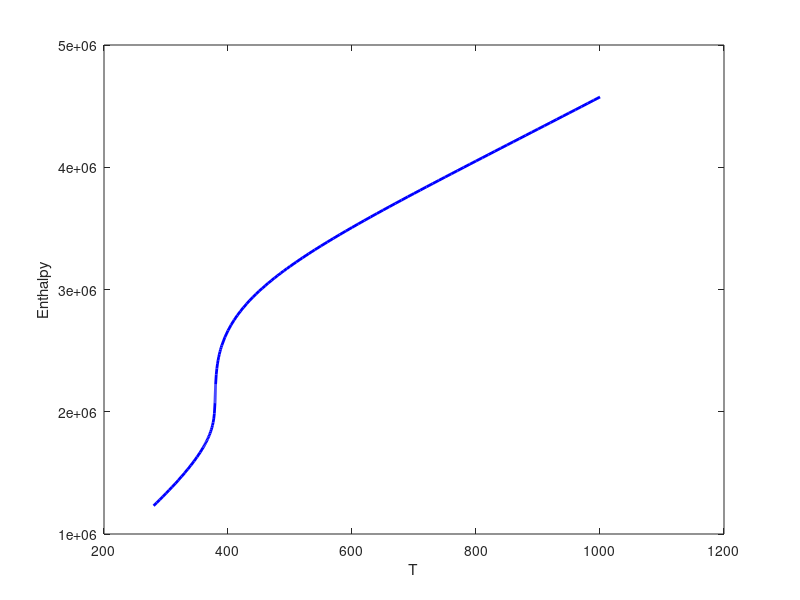
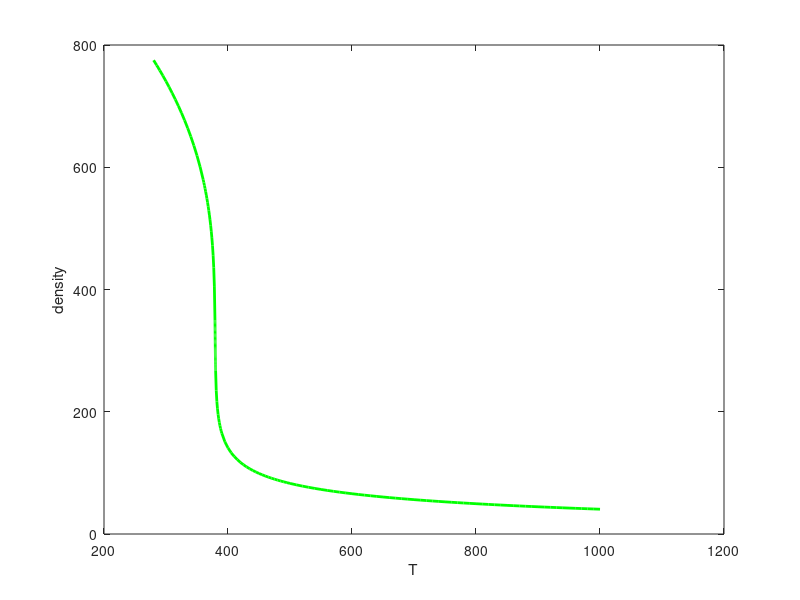
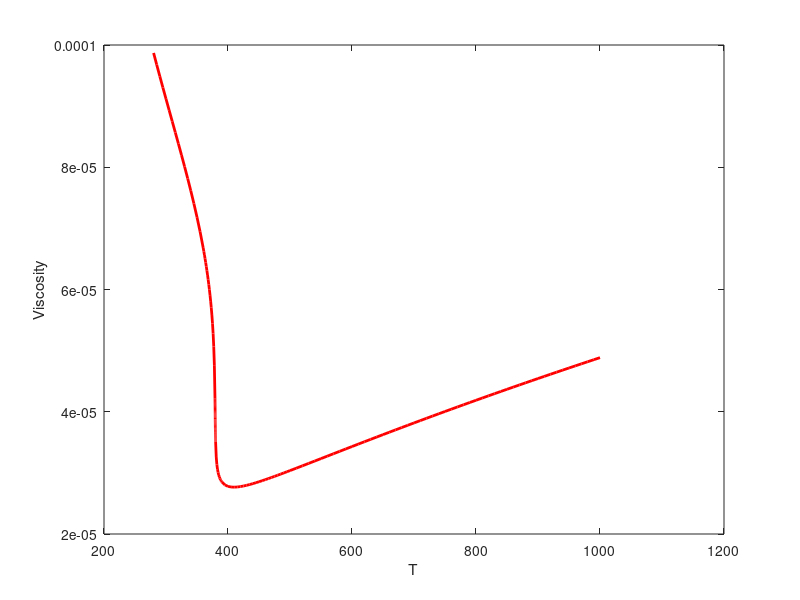
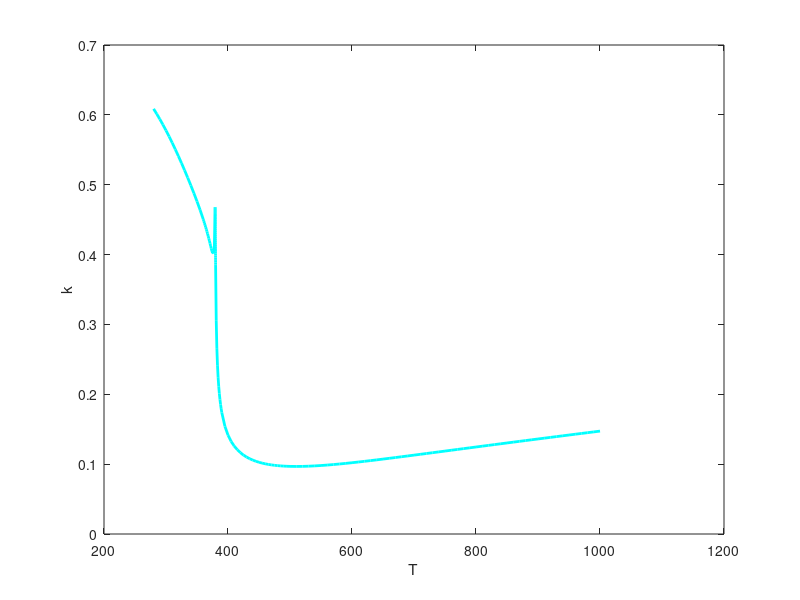

Here is the MATLAB script that generated these plots, in order:
%===============================================================================
%
%  The MATLAB script to plot physical properties in "water_p23_5.txt"
% 
%===============================================================================

% open the file
fid = fopen('water_p23_5.txt');

% skip first two rows
A=fscanf(fid, '%s',[1,8]);
B=fscanf(fid, '%s',[1,8]);

% read the rest
C=fscanf(fid, '%f %f %f %f %f %f %f %f',[8,inf])

% rewind the file (close and open)
fclose(fid);
fid = fopen('water_p23_5.txt');

% plot what you read, takin labels from file
color = ['b','g','r','c','m','y','k'];
for i=1:8
  L=fscanf(fid, '%s', 1); % read a label
  if i>1 
    figure
    plot( C(1,:), C(i,:), color(i-1), 'LineWidth', 2 )
    xlabel('T');
    ylabel(L)
  end
end

%-------------------------------------------------------------------------------
% '$Id: plot_water_p23_5.m,v 1.2 2011/05/28 19:10:38 niceno Exp $'/
%-------------------------------------------------------------------------------
